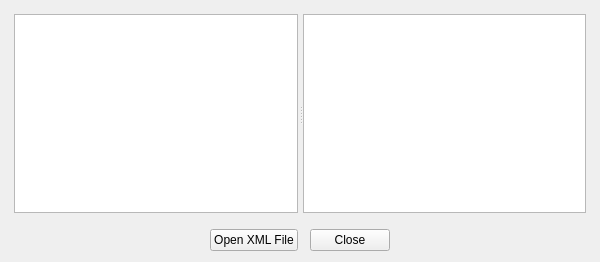
<?xml version="1.0" encoding="UTF-8"?>
<ui version="4.0">
 <class>Xml</class>
 <widget class="QWidget" name="Xml">
  <property name="windowTitle">
   <string>Xml</string>
  </property>
  <property name="minimumSize">
   <size>
    <width>600</width>
    <height>0</height>
   </size>
  </property>
  <property name="geometry">
   <rect>
    <x>0</x>
    <y>0</y>
    <width>600</width>
    <height>262</height>
   </rect>
  </property>
  <layout class="QGridLayout" name="gridLayout">
   <property name="leftMargin">
    <number>14</number>
   </property>
   <property name="topMargin">
    <number>14</number>
   </property>
   <property name="rightMargin">
    <number>14</number>
   </property>
   <item row="0" column="0">
    <widget class="QSplitter" name="splitter">
     <property name="orientation">
      <enum>Qt::Horizontal</enum>
     </property>
     <property name="handleWidth">
      <number>5</number>
     </property>
     <widget class="QTreeView" name="treeView"/>
     <widget class="QTextEdit" name="textEdit"/>
    </widget>
   </item>
   <item row="1" column="0">
    <spacer name="verticalSpacer">
     <property name="sizeType">
      <enum>QSizePolicy::Fixed</enum>
     </property>
     <property name="sizeHint" stdset="0">
      <size>
       <width>20</width>
       <height>10</height>
      </size>
     </property>
     <property name="orientation">
      <enum>Qt::Vertical</enum>
     </property>
    </spacer>
   </item>
   <item row="2" column="0">
    <layout class="QHBoxLayout" name="horizontalLayout">
     <property name="spacing">
      <number>12</number>
     </property>
     <item>
      <spacer name="horizontalSpacer_2">
       <property name="sizeHint" stdset="0">
        <size>
         <width>40</width>
         <height>20</height>
        </size>
       </property>
       <property name="orientation">
        <enum>Qt::Horizontal</enum>
       </property>
      </spacer>
     </item>
     <item>
      <widget class="QPushButton" name="openPB">
       <property name="text">
        <string>Open XML File</string>
       </property>
      </widget>
     </item>
     <item>
      <widget class="QPushButton" name="closePB">
       <property name="text">
        <string>Close</string>
       </property>
      </widget>
     </item>
     <item>
      <spacer name="horizontalSpacer_1">
       <property name="sizeHint" stdset="0">
        <size>
         <width>48</width>
         <height>20</height>
        </size>
       </property>
       <property name="orientation">
        <enum>Qt::Horizontal</enum>
       </property>
      </spacer>
     </item>
    </layout>
   </item>
  </layout>
 </widget>
 <tabstops>
  <tabstop>treeView</tabstop>
  <tabstop>openPB</tabstop>
  <tabstop>closePB</tabstop>
 </tabstops>
 <resources/>
 <connections/>
</ui>
